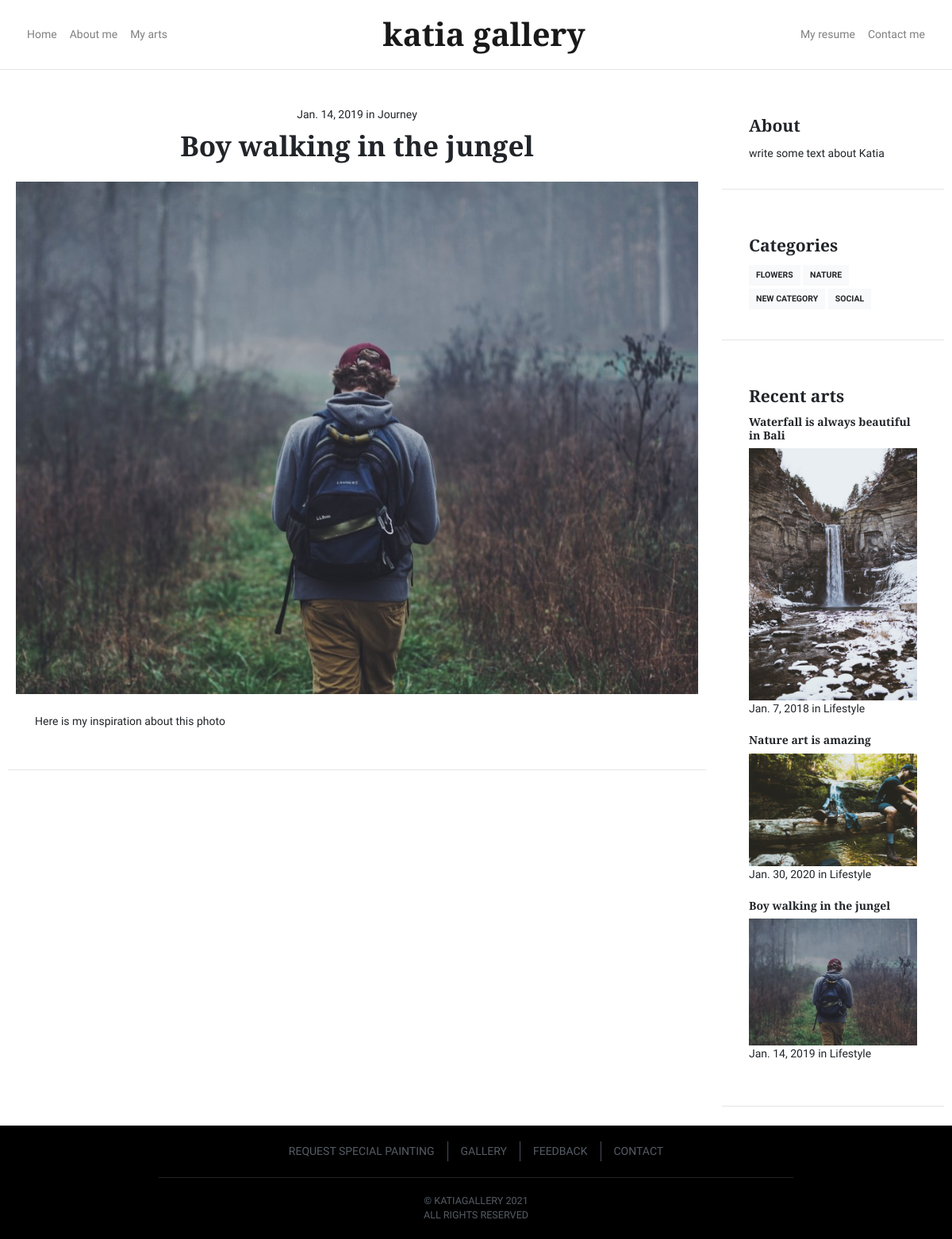
Screenshot of /arts/art-1/ with the database file from the repository.
### arts_app/models.py (models this page shows, shortened)
class Art(models.Model):
    title   = models.CharField(max_length=264, unique= True, help_text = "Write an attractive title!")
    art_img = models.ImageField(upload_to='images/', height_field=None, width_field=None, max_length=100, help_text = 'make it clean and neat. ;) ')
    story   = models.TextField(help_text = "Write an interesting story behind this art!")
    date    = models.DateField(auto_now=False, auto_now_add=False, help_text = "Do you remember when you made this art ?")
    category = models.ForeignKey('Category', null=True, blank=True, on_delete=models.DO_NOTHING)

class Category(models.Model):
    name = models.CharField(max_length=264, unique= True, help_text = "Category Name")
    discription = models.TextField(help_text = "Write an interesting text about you here", blank=True)

### arts_app/views.py (the view)
# urls.py: path('arts/art-<int:art_id>/', views.art_page, name='art_page'),
def art_page(request, art_id):
    recent_arts = Art.objects.order_by('?')[:3]
    categories  = Category.objects.order_by('name')
    try:
        art = Art.objects.get(pk=art_id)
    except Art.DoesNotExist:
        raise Http404("This page does not exist")
    return render(request, 'arts_app/art.html', {'art': art, 'recent_arts': recent_arts, 'categories': categories})

### templates/arts_app/art.html (shortened to what this page needs)
<!DOCTYPE html>
{% extends "arts_app/base.html" %}
{% load mathfilters %}
{% load static %}
{% block body_block%}
  <div class="row">
    <div class="col-md-9">
       <article class="card mb-4">
         <header class="card-header text-center">
           <div class="card-meta">
             <a href="#"><time class="timeago" datetime="{{ art.date}}">{{ art.date}}</time></a> in <a href="page-category.html">Journey</a>
           </div>
           <a href="/arts/art-{{art.id}}">
	    <h1 class="card-title">{{art.title}}</h1>
           </a>
         </header>
         <a href="/arts/art-{{art.id}}">
          <img class="card-img" src="{{MEDIA_URL}}{{art.art_img}}" alt="" />
         </a>
         <div class="card-body">
	  <p>{{art.story}}</p>
	 </div>
       </article>
    </div>
	<aside class="sidebar sidebar-sticky">
	   <div class="card mb-4">
              <div class="card-body">
                <h4 class="card-title">Categories</h4>
		{% for category in categories%}
                  <a class="btn btn-light btn-sm mb-1" href="/category-{{category.id}}">{{category.name}}</a>
                {% endfor %}
              </div>
            </div>
            <div class="card mb-4">
              <div class="card-body">
                <h4 class="card-title">Recent arts</h4>
		{% for art in recent_arts%}
                <a href="/arts/art-{{art.id}}" class="d-inline-block">
		  <h4 class="h6">{{art.title}}</h4>
                  <img class="card-img" src="{{MEDIA_URL}}{{art.art_img}}" alt="">
                </a>
		<time class="timeago" datetime="{{ art.date}}" timeago-id="6">{{ art.date}}</time> in Lifestyle <br></br>
                {% endfor %}
	      </div>
            </div>
          </aside>
        </div>
      </div>
{% endblock %}

### rows the page displays
Art: date "Jan. 14, 2019", title "Boy walking in the jungel", art_img (picture), story "Here is my inspiration about this photo"
Category: name "FLOWERS"
Category: name "NATURE"
Category: name "NEW CATEGORY"
Category: name "SOCIAL"
Art: title "Waterfall is always beautiful in Bali", art_img (picture), date "Jan. 7, 2018"
Art: title "Nature art is amazing", art_img (picture), date "Jan. 30, 2020"
